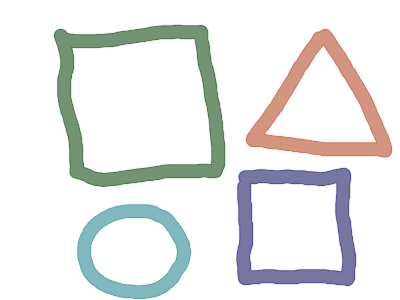
#> input picture data/pic3.png, 400 x 300 px
$ jupyter execute '4.9.3 轮廓属性.ipynb'
#> lines starting #> are read from the running program, lines starting #| are printed output that depends on the picture; after the words box and inside, x2 and y2 are one past the last pixel; in counts of white or black regions, pixels touching at a corner belong together; long printed decimals are rounded
# 轮廓属性

在这里，我们将学习提取一些常用的物体属性，如坚实度，等效直径，掩模图像，平均强度等。更多的功能可以在Matlab regionprops文档中找到。

*(注:质心、面积、周长等也属于这一类，但我们在上一章已经见过)*

[cell 1]
import numpy as np
import cv2 as cv
from matplotlib import pyplot as plt

org = cv.imread('data/pic3.png')
#> org is the input picture: shape (300, 400, 3); mean B, G, R 232.6, 233.5, 232.3

img = org.copy()

imgray = cv.cvtColor(img, cv.COLOR_BGR2GRAY)
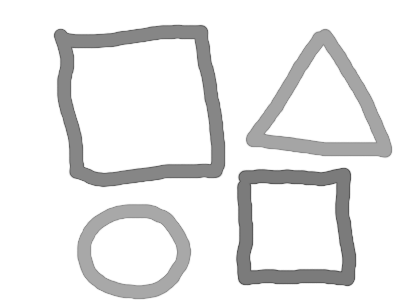
#> imgray: shape (300, 400); min 86, max 255, mean 233.1
ret,thresh = cv.threshold(imgray,200,255,cv.THRESH_BINARY_INV)
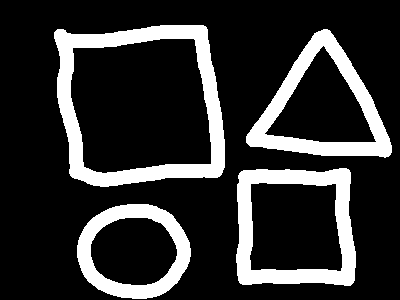
#> thresh: shape (300, 400); 19.1% white; 4 white regions

contours,hierarchy = cv.findContours(thresh, cv.RETR_EXTERNAL, cv.CHAIN_APPROX_SIMPLE)
#> contours = 4 contours; box (x1, y1, x2, y2) and area: (54, 25, 225, 187) 23440, (236, 168, 356, 286) 12830, (246, 29, 392, 158) 10732, (77, 204, 191, 299) 8420

# org = cv.imread('data/3.png', 0)

# ret,thresh = cv.threshold(org,127,255,cv.THRESH_BINARY)

# contours,hierarchy = cv.findContours(thresh, cv.RETR_EXTERNAL, cv.CHAIN_APPROX_SIMPLE)

cnt = contours[0]
#> cnt = contour of 154 points, box (x1, y1, x2, y2) (77, 204, 191, 299), area 8420

# img = cv.cvtColor(org, cv.COLOR_GRAY2BGR)
cv.drawContours(img, [cnt], 0, (0,255,0), 2)
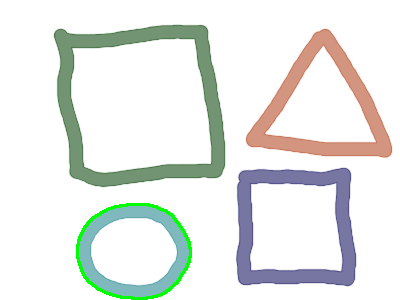
#> img: shape (300, 400, 3); 0.94% of pixels changed, all inside (x1, y1, x2, y2) = (76, 203, 192, 300)

plt.figure(figsize=(8, 8))
plt.imshow(img)
plt.xticks([]), plt.yticks([])

plt.show()

### 1. 长宽比

它是对象边界矩形的宽度与高度的比值。

$$
Aspect \; Ratio = \frac{Width}{Height}
$$

[cell 2]
x,y,w,h = cv.boundingRect(cnt)
#> x = 77; y = 204; w = 114; h = 95
aspect_ratio = float(w)/h
#> aspect_ratio = 1.2
print(aspect_ratio)
#| 1.2

### 2. 范围

范围是轮廓区域与边界矩形区域的比值。

$$
Extent = \frac{Object \; Area}{Bounding \; Rectangle \; Area}
$$

[cell 3]
area = cv.contourArea(cnt)
#> area = 8420.5
x,y,w,h = cv.boundingRect(cnt)
rect_area = w*h
#> rect_area = 10830
extent = float(area)/rect_area
#> extent = 0.778
print(extent)
#| 0.7775

### 3. 坚实度

坚实度是等高线面积与其凸包面积之比。

$$
Solidity = \frac{Contour \; Area}{Convex \; Hull \; Area}
$$

[cell 4]
area = cv.contourArea(cnt)
hull = cv.convexHull(cnt)
#> hull = contour of 45 points, box (x1, y1, x2, y2) (77, 204, 191, 299), area 8510
hull_area = cv.contourArea(hull)
#> hull_area = 8510
solidity = float(area)/hull_area
#> solidity = 0.989
print(solidity)
#| 0.9895

### 4. 等效直径

等效直径是面积与轮廓面积相同的圆的直径。

$$
Equivalent \; Diameter = \sqrt{\frac{4 \times Contour \; Area}{\pi}}
$$

[cell 5]
area = cv.contourArea(cnt)
equi_diameter = np.sqrt(4*area/np.pi)
#> equi_diameter = 103.5
print(equi_diameter)
#| 103.544

### 5. 取向

取向是物体指向的角度。以下方法还给出了主轴和副轴的长度。

[cell 6]
(x,y),(MA,ma),angle = cv.fitEllipse(cnt)
#> x = 133.3; y = 251.1; MA = 95.55; ma = 112.5; angle = 90.26
print("(", x, y, "), (", MA, ma, "), ", angle)
#| ( 133.287 251.083 ), ( 95.550 112.490 ),  90.263

### 6. 掩码和像素点

在某些情况下，我们可能需要构成该对象的所有点。可以按照以下步骤完成：

[cell 7]
mask = np.zeros(imgray.shape,np.uint8)

cv.drawContours(mask,[cnt],0,255,-1)
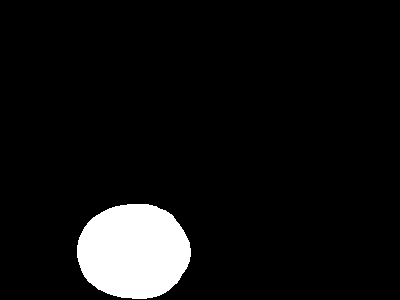
#> mask: shape (300, 400); 7.1% white; 1 white region, box (x1, y1, x2, y2) and area: (77, 204, 191, 299) 8571

plt.figure(figsize=(8, 8))
plt.imshow(mask, 'gray')
plt.xticks([]), plt.yticks([])

plt.show()

这里提供了两个方法，一个使用Numpy函数，另一个使用OpenCV函数(最后的注释行)。结果也是一样的，只是略有不同。Numpy给出的坐标是`(行、列)`格式，而OpenCV给出的坐标是`(x,y)`格式。所以基本上答案是可以互换的。注意，`row = x, column = y`。

[cell 8]
pixelpoints = np.transpose(np.nonzero(mask))
#> pixelpoints = 8571 pairs, first value 204 to 298, second value 77 to 190
#pixelpoints = cv.findNonZero(mask)
print(pixelpoints)
#> (printed output is left out)

### 7. 最大值，最小值和它们的位置

我们可以使用掩码图像找到这些参数。

[cell 9]
min_val, max_val, min_loc, max_loc = cv.minMaxLoc(imgray,mask = mask)
#> min_val = 143; max_val = 255; min_loc = (122, 205); max_loc = (125, 219)
print(min_val, max_val, min_loc, max_loc)
#| 143.0 255.0 (122, 205) (125, 219)

### 8. 平均颜色或平均强度

在这里，我们可以找到对象的平均颜色。或者可以是灰度模式下物体的平均强度。我们再次使用相同的掩码进行此操作。

[cell 10]
mean_val = cv.mean(img,mask = mask)
#> mean_val = (208.2, 227.2, 183.9, 0)
print(mean_val)
#| (208.168, 227.163, 183.886, 0.0)

### 9. 极端点

极点是指对象的最顶部，最底部，最右侧和最左侧的点。

[cell 11]
img = org.copy()

leftmost = tuple(cnt[cnt[:,:,0].argmin()][0])
#> leftmost = (77, 245)
rightmost = tuple(cnt[cnt[:,:,0].argmax()][0])
#> rightmost = (190, 256)
topmost = tuple(cnt[cnt[:,:,1].argmin()][0])
#> topmost = (127, 204)
bottommost = tuple(cnt[cnt[:,:,1].argmax()][0])
#> bottommost = (132, 298)

cv.circle(img, leftmost, 3, (0, 0, 255), -1)
#> img: shape (300, 400, 3); 0.02% of pixels changed, all inside (x1, y1, x2, y2) = (74, 242, 81, 249)
cv.circle(img, rightmost, 3, (0, 0, 255), -1)
#> img: shape (300, 400, 3); mean B, G, R 232.5, 233.4, 232.3
cv.circle(img, topmost, 3, (0, 0, 255), -1)
#> img: shape (300, 400, 3); mean B, G, R 232.4, 233.4, 232.3
cv.circle(img, bottommost, 3, (0, 0, 255), -1)
#> img: shape (300, 400, 3); mean B, G, R 232.4, 233.3, 232.3

plt.figure(figsize=(8, 8))
plt.imshow(cv.cvtColor(img, cv.COLOR_BGR2RGB))
plt.xticks([]), plt.yticks([])

plt.show()

$ run again, with data/pic4.png copied over data/pic3.png
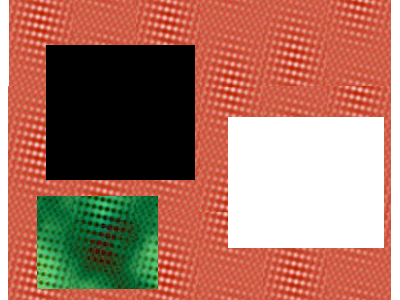
#> input picture data/pic4.png, 400 x 300 px
#> org is the input picture: shape (300, 400, 3); mean B, G, R 98.6, 115.2, 167.1
#> `ret,thresh = cv.threshold(imgray,200,255,cv.THRESH_BINARY_INV)`:
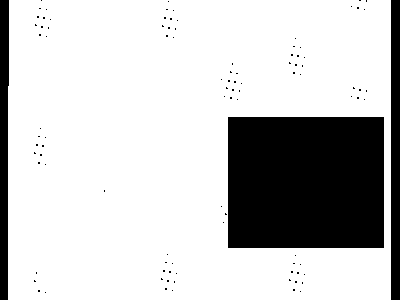
#> thresh: shape (300, 400); 78.5% white; 99 black regions (96 under 20 px)
#> contours = 1 contour; box (x1, y1, x2, y2) and area: (8, 0, 391, 300) 114126
#> cnt = contour of 18 points, box (x1, y1, x2, y2) (8, 0, 391, 300), area 114126
#> `x,y,w,h = cv.boundingRect(cnt)`: x = 8; y = 0; w = 383; h = 300
#> aspect_ratio = 1.28
#| 1.277
#> area = 114126.5
#> rect_area = 114900
#> extent = 0.993
#| 0.9933
#> hull = [[390, 0], [390, 299], [8, 299], [8, 86], [9, 0]]
#> hull_area = 114175
#> solidity = 1
#| 0.9996
#> equi_diameter = 381.2
#| 381.196
#> `(x,y),(MA,ma),angle = cv.fitEllipse(cnt)`: x = 200.2; y = 181.7; MA = 420; ma = 590.9; angle = 0.0811
#| ( 200.232 181.682 ), ( 420.042 590.921 ),  0.08109
#> `cv.drawContours(mask,[cnt],0,255,-1)`:
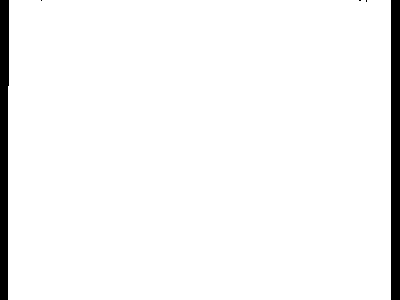
#> mask: shape (300, 400); 95.7% white; 5 black regions (3 under 20 px), largest, box (x1, y1, x2, y2) and area: (391, 0, 400, 300) 2700, (0, 0, 9, 300) 2486
#> pixelpoints = 114809 pairs, first value 0 to 299, second value 8 to 390
#> (printed output is left out)
#> min_val = 0; max_val = 255; min_loc = (46, 45); max_loc = (228, 117)
#| 0.0 255.0 (46, 45) (228, 117)
#> mean_val = (89.73, 112.7, 158.2, 0)
#| (89.732, 112.679, 158.165, 0.0)
#> leftmost = (8, 86)
#> rightmost = (390, 299)
#> topmost = (9, 0)
#> bottommost = (8, 299)
